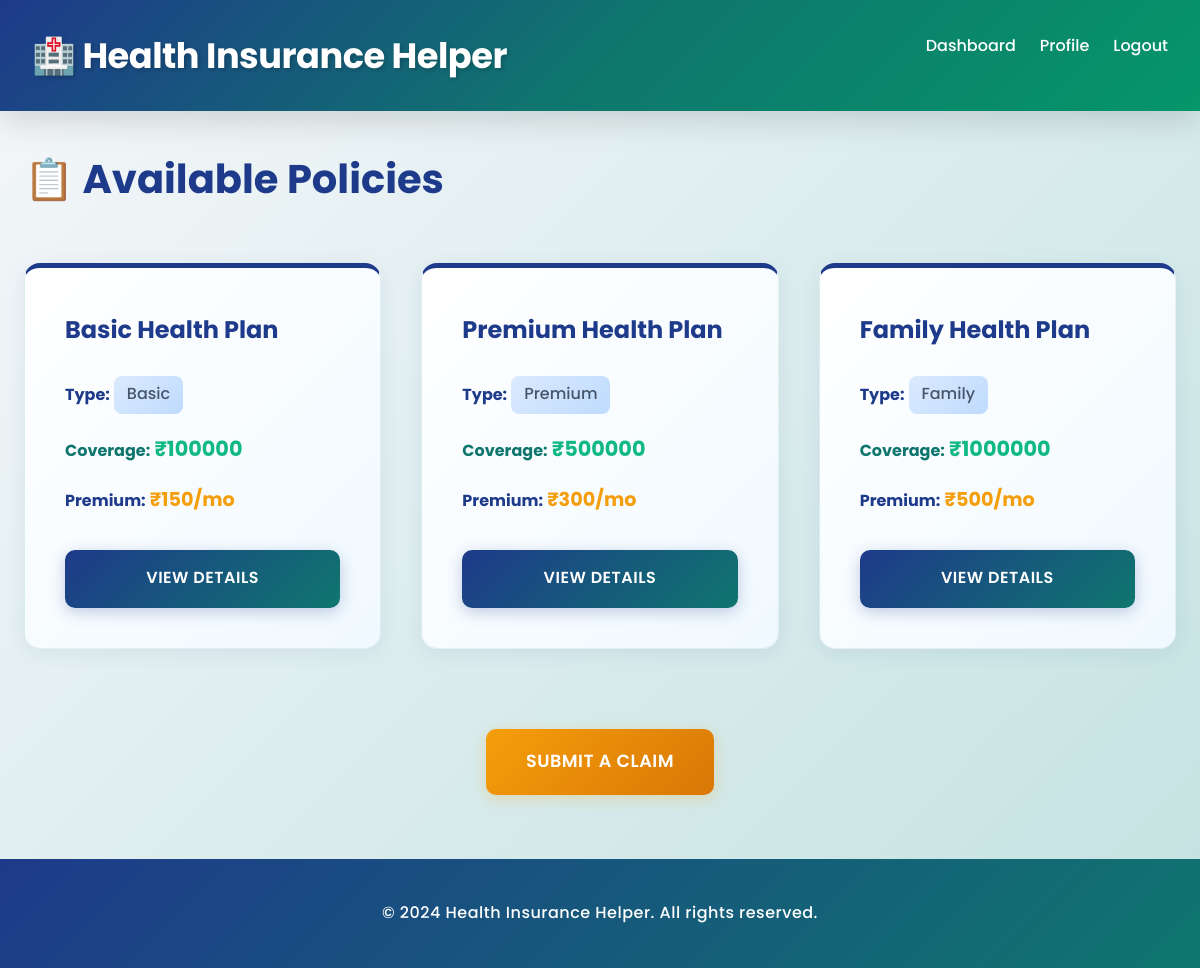
Screenshot of /policies/ (signed in) with the database file from the repository.
### insurance_app/models.py (models this page shows, shortened)
class Policy(models.Model):
    POLICY_TYPES = [
        ('Basic', 'Basic'),
        ('Premium', 'Premium'),
        ('Family', 'Family'),
    ]
    name = models.CharField(max_length=100)
    policy_type = models.CharField(max_length=50, choices=POLICY_TYPES)
    coverage_amount = models.IntegerField()
    premium = models.IntegerField()

### insurance_app/views.py (the view)
# urls.py: path('policies/', views.policy_list, name='policy_list'),
@login_required(login_url='login')
def policy_list(request):
    policies = Policy.objects.all()
    return render(request, 'insurance_app/policy_list.html', {'policies': policies})

### insurance_app/templates/insurance_app/policy_list.html (shortened to what this page needs)
{% extends "insurance_app/base.html" %}
{% block content %}
<h2 style="margin-bottom: 3rem; color: #1e3a8a; font-family: 'Poppins', sans-serif; font-weight: 700; font-size: 2.5rem;">📋 Available Policies</h2>
{% if policies %}
    <div style="display: grid; grid-template-columns: repeat(auto-fill, minmax(320px, 1fr)); gap: 2.5rem;">
        {% for policy in policies %}
            <div class="card" style="display: flex; flex-direction: column; background: linear-gradient(135deg, #ffffff 0%, #f0f9ff 100%); border-top: 5px solid #1e3a8a;">
                <h3 style="color: #1e3a8a; margin-bottom: 1.5rem; font-family: 'Poppins', sans-serif; font-weight: 700; font-size: 1.5rem;">{{ policy.name }}</h3>
                <p style="margin-bottom: 1rem; color: #475569; font-family: 'Poppins', sans-serif; font-weight: 500;"><strong style="color: #1e3a8a;">Type:</strong> <span style="background: linear-gradient(135deg, #dbeafe 0%, #bfdbfe 100%); padding: 0.3rem 0.8rem; border-radius: 8px; display: inline-block;">{{ policy.get_policy_type_display }}</span></p>
                <p style="margin-bottom: 1rem; color: #475569; font-family: 'Poppins', sans-serif; font-weight: 500;"><strong style="color: #0f766e;">Coverage:</strong> <span style="color: #10b981; font-weight: 700; font-size: 1.3rem;">₹{{ policy.coverage_amount }}</span></p>
                <p style="margin-bottom: 2rem; color: #475569; font-family: 'Poppins', sans-serif; font-weight: 500;"><strong style="color: #1e3a8a;">Premium:</strong> <span style="color: #f59e0b; font-weight: 700; font-size: 1.2rem;">₹{{ policy.premium }}/mo</span></p>
                <a href="{% url 'policy_detail' policy.id %}" class="btn" style="margin-top: auto; width: 100%; text-align: center;">View Details</a>
            </div>
        {% endfor %}
    </div>
{% else %}
    <div class="card" style="text-align: center; padding: 3rem;">
        <p style="color: #64748b; font-size: 1.1rem; font-family: 'Poppins', sans-serif;">No policies available at the moment.</p>
    </div>
{% endif %}
{% if user.is_authenticated %}
    <div style="text-align: center; margin-top: 3rem;">
        <a href="{% url 'submit_claim' %}" class="btn btn-secondary" style="font-size: 1.1rem; padding: 1.1rem 2.5rem;">Submit a Claim</a>
    </div>
{% endif %}
{% endblock %}

### insurance_app/templates/insurance_app/base.html (style rules this page uses)
* { margin: 0; padding: 0; box-sizing: border-box; }
body { font-family: 'Quicksand', 'Segoe UI', sans-serif; background: linear-gradient(135deg, #f5f7fa 0%, #c3e2e1 100%); color: #2c3e50; line-height: 1.8; min-height: 100vh; }
.card { background: linear-gradient(135deg, #ffffff 0%, #f0f9ff 100%); padding: 2.5rem; border-radius: 16px; box-shadow: 0 4px 20px rgba(30, 58, 138, 0.08); margin-bottom: 2rem; transition: all 0.3s cubic-bezier(0.4, 0, 0.2, 1); border: 1px solid rgba(15, 118, 110, 0.1); }
.btn { display: inline-block; padding: 0.9rem 2rem; background: linear-gradient(135deg, #1e3a8a 0%, #0f766e 100%); color: white; text-decoration: none; border-radius: 10px; cursor: pointer; border: none; transition: all 0.3s cubic-bezier(0.4, 0, 0.2, 1); font-size: 1rem; font-family: 'Poppins', sans-serif; font-weight: 600; box-shadow: 0 4px 15px rgba(30, 58, 138, 0.25); text-transform: uppercase; letter-spacing: 0.5px; }
.btn-secondary { background: linear-gradient(135deg, #f59e0b 0%, #d97706 100%); box-shadow: 0 4px 15px rgba(245, 158, 11, 0.25); }

### rows the page displays
Policy: name "Basic Health Plan", policy_type "Basic", coverage_amount "100000", premium "150"
Policy: name "Premium Health Plan", policy_type "Premium", coverage_amount "500000", premium "300"
Policy: name "Family Health Plan", policy_type "Family", coverage_amount "1000000", premium "500"
